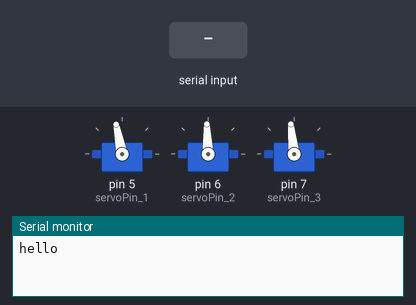
This sketch was run on a simulated Arduino Mega 2560, built with avr-gcc and run on an emulated ATmega2560. Shown: 3 × servo, the last lines printed to the serial monitor. Wiring (inferred from the names in the program): 3 × servo: signal pin 5 / signal pin 6 / signal pin 7. The inputs (shaded band) are chosen by the test bench. Servo pulses on a pin are drawn as a servo (544–2400 µs = 0–180°).

Above: at 1.2 s.
1.3 s: "3\n" received over Serial
At 2.18 s:
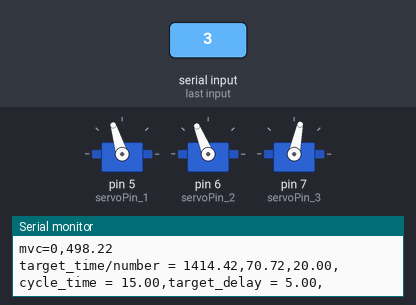
4.3 s: byte 49 ('1') received over Serial
At 5.31 s:
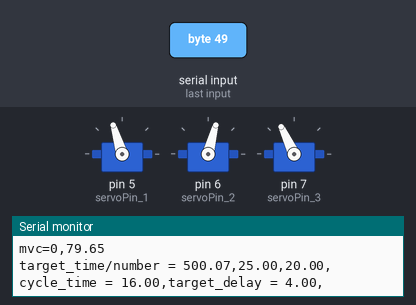
7.3 s: byte 50 ('2') received over Serial
At 10.5 s:
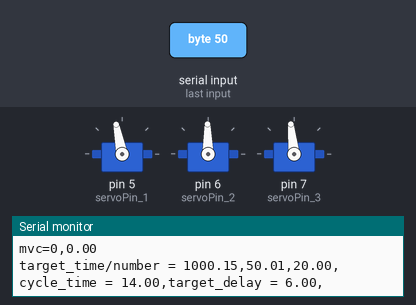
11.8 s: "2\n" received over Serial
At 13.61 s:
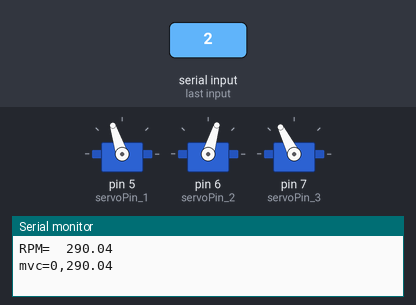
Timing chart, 0 to 15.7 s (numbered marks = the images above; inputs shaded):
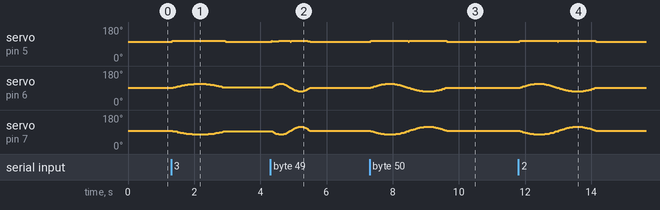

Measured:
- after the input at 1.3 s, servo on pin 5 (servoPin_1): 101° → 107° at once, → 101° 1.6 s later; servo on pin 6 (servoPin_2): rises from 92° to 112° in 0.61 s, then falls to 93° in 0.95 s
- after the input at 4.3 s, servo on pin 5 (servoPin_1): 101° → 105° at once, → 107° 0.21 s later, → 105° 0.89 s later, → 101° 0.06 s later
- after the input at 7.3 s, servo on pin 5 (servoPin_1): 101° → 107° at once, → 108° 1.1 s later, → 106° 1.1 s later, → 101° 0.09 s later
- after the input at 11.8 s, servo on pin 5 (servoPin_1): 101° → 107° at once, → 108° 1.1 s later, → 106° 1.1 s later, → 101° 0.09 s later

The sketch:

profile_maker.ino
```cpp
const float pi = 3.141592;              // 파이
const float g = 9.81;                   // 중력가속도

const int servoPin_1 = 5;               // 모터 1
const int servoPin_2 = 6;               // 모터 2
const int servoPin_3 = 7;               // 모터 3
const int servoPin_4 = 8;               // 실험용 모터

const float freq = 3000;                // 333Hz
const int minPulse = 600;               // 중립 1500
const int maxPulse = 2400;              // +- 900 마이크로세컨즈

float  p_time;                          //---------------------------
float  p_velocity;                      //
float  p_length;                        // 프로파일 계산 함수 전역변수 선언
float  p_alpha;                         //
float  p_beta;                          //---------------------------

float a;                                // accel 현재 가속도
float theta;                            // 보정각도 프로파일 세타
float theta_x , theta_y, theta_z;      // 역기구학 통과한 모터1,2,3 각도

float target_val_x;                     //가변저항 A0
float target_val_y;                     //가변저항 A1
float target_angle_x, target_angle_y;   //실험용 타겟x, 타겟y

unsigned long loop_start_time;          //루프 시작 시각 저장 변수
unsigned long cycle_start_time;         //for 루프 1 cycle 시작 시각 저장 변수
unsigned long dt;                       // 1 루프 타임

float sec=0.00;
float Back_time=500;
char  CMD;

float scale_3ms=0.02;
float scale_2ms=0.02;
float scale_1ms=0.01;


void setup() {

      Serial.begin(115200);
      Serial3.begin(115200);//agv
      //Wire.begin();
      //MPU6050_setup();

      pinMode(servoPin_1, OUTPUT);      //pin 설정. 서보모터 쪽 출력(ouput) 설정
      pinMode(servoPin_2, OUTPUT);
      pinMode(servoPin_3, OUTPUT);

      digitalWrite(servoPin_1, LOW);    //서보 모터 초기화
      digitalWrite(servoPin_2, LOW);
      digitalWrite(servoPin_3, LOW);

      Serial.println("hello");

}

void loop(){

    ///////////////////////////
    loop_start_time = millis();
    ///////////////////////////

    //MPU6050_data_read();
    //Potentiometer(-30,30);
    //Plate_angle(-angle_x, -angle_y);
    //Plate_angle(target_val_x, target_val_y);

    Plate_angle(0, 0);

    //Motor_operation(servoPin_1, 90);
    //Motor_operation(servoPin_2, 90);
    //Motor_operation(servoPin_3, 90);
    //motor_set();

  if(Serial.available()){
    CMD=Serial.read();
    if(CMD=='3'){
        Serial.println("---------------33333----------------");
        Agv_accel(17,2);
        sec=0;
        Serial3.println("co1=0");Serial3.println("co2=0");
        Serial.println("DONE");
    }
    if(CMD=='2'){
        Serial.println("---------------22222----------------");
        Agv_accel(17,1);
        Agv_decel(17,1);
    }
    if(CMD=='1'){
        Serial.println("---------------11111----------------");
        Agv_accel(17,0.25);
        Agv_decel(17,0.25);
    }
    if(CMD=='4'){
        Serial.println("--------------------BACK-----------");
        //Agv_accel(4,max_time_1ms,scale_1ms,500,50);
        delay(Back_time);
        //Agv_decel(4,max_time_1ms,scale_1ms,500,50);
    }
  }
  timecycle(); // 주기 계산 함수


}//loop//ㅡㅡㅡㅡㅡㅡㅡㅡㅡㅡㅡㅡㅡㅡㅡㅡㅡㅡㅡㅡㅡㅡㅡㅡㅡㅡㅡㅡㅡㅡㅡㅡㅡㅡㅡ


void Agv_accel( float highest_theta, float Length){

  float Vel;
  float Accel;
  float RPM;
  float cmd_rpm;                   //모터에 부여할 RPM
  String cmd_str;                  //모터에 줄 속도 명령어

  Serial3.println("co1=1");Serial3.println("co2=1");

  //////////////////////////////////////////////////////////////////////////////////
  profile_maker( highest_theta, Length); // 시간, 속도, 최대 가속도, 계수 알파 베타를 반환함
  //////////////////////////////////////////////////////////////////////////////////

  for(float sec=0; sec < p_time;  sec += 0.02){
    cycle_start_time = millis();

    Vel     = -pow(sec,3) * (p_alpha/3) + pow(sec,2)* (p_beta/2); // 속도
    Accel   = -pow(sec,2) *  p_alpha    + pow(sec,1)*  p_beta;    // 가속도
    theta   =  atan(Accel/g)*180/3.14;
    RPM     =  Vel*60/(3.14*0.058);
    cmd_rpm =  RPM;

    Serial.print("RPM=  "); Serial.println(cmd_rpm);
    cmd_str =  "mvc="+String(0)+","+String(cmd_rpm);
    Serial.println(cmd_str);
    Serial3.println(cmd_str);                                     //모터에명령통신

    Plate_angle(theta,0);

    Calculate_delay( p_time*1000,  p_time*50 );
  }
  Serial.print("\n");
}

void Agv_decel( float highest_theta, float Length){

  float Vel;
  float Accel;
  float RPM;
  float cmd_rpm;            //모터에 부여할 RPM
  String cmd_str;                  //모터에 줄 속도 명령어

  //////////////////////////////////////////////////////////////////////////////////
  profile_maker( highest_theta, Length); // 시간, 속도, 최대 가속도, 계수 알파 베타를 반환함
  //////////////////////////////////////////////////////////////////////////////////

  for(float sec= p_time ; sec > 0;  sec -= 0.02){
    cycle_start_time = millis();

    Vel     = -pow(sec,3) * (p_alpha/3) + pow(sec,2)* (p_beta/2); // 속도
    Accel   = -pow(sec,2) *  p_alpha    + pow(sec,1)*  p_beta;    // 가속도
    theta   =  atan(Accel/g)*180/3.14;
    RPM     =  Vel*60/(3.14*0.058);
    cmd_rpm =  RPM;

    Serial.print("RPM=  "); Serial.println(cmd_rpm);
    cmd_str =  "mvc="+String(0)+","+String(cmd_rpm);
    Serial.println(cmd_str);
    Serial3.println(cmd_str);                                     //모터에명령통신

    Plate_angle(-theta,0);

    Calculate_delay( p_time*1000,  p_time*50 );

  }
  Serial.print("\n");
}


void profile_maker(float highest_theta, float Length){
  //플레이트 각과 이동거리를 입력하면 최대 가속도, 최대 속도, 걸리는 시간이 나온다

  float profile_Time;       //a(t)= 0 이 되는 시각 t
  float t;                  //임시 지역 변수
  float V_length;           //적분된 velocity     = L(t) - L(0) = V(t) - V(0)
  float A_velocity;         //적분된 acceleration = v(t) - v(0) = A(t) - A(0)
  float highest_accel;      //최대 가속도
  float alpha, beta;        //계수 알파 베타
  float g = 9.81;           //중력 가속도
  float pi = 3.1415;

  highest_accel = g*tan((highest_theta*pi)/180);

  // (3m/s,   2초) alpha = 0.75 , beta =  2.25
  // (2m/s,   1초) alpha = 4   ,  beta =     6
  // (1m/s, 0.5초) alpha = 16  ,  beta =    12

  //  V         = -pow(t,4)* (alpha/12)    + pow(t,3)* (beta/6);    // 거리
  //  A         = -pow(t,3)* (alpha/3)     + pow(t,2)* (beta/2);    // 속도
  //  a         = -pow(t,2)*  alpha        + pow(t,1)*  beta;       // 가속도

  profile_Time  =  sqrt((3*Length)/(highest_accel));
  t             =  profile_Time;
  alpha         =  (4*highest_accel/pow(t,2));
  beta          =  alpha*t;
  V_length      = -pow(t,4)* (alpha/12)  + pow(t,3)* (beta/6);      // 거리
  A_velocity    = -pow(t,3)* (alpha/ 3)  + pow(t,2)* (beta/2);      // 속도

  p_time        =  profile_Time;
  p_velocity    =  A_velocity;
  p_length      =  V_length;
  p_alpha       =  alpha;
  p_beta        =  beta;
/*
  Serial.print("p_time = ");
  Serial.print(p_time);
  Serial.print(",");
  Serial.print("p_length =");
  Serial.print(p_length);
  Serial.print("p_velocitiy = ");
  Serial.print(p_velocity);
  Serial.print(",");
  Serial.print("p_alpha = ");
  Serial.print(p_alpha);
  Serial.print(",");
  Serial.print("p_beta = ");
  Serial.print(p_beta);
  Serial.println();
  */
}


void Plate_angle(float Roll, float Pitch){

  Calculate_Roll_Pitch(Roll, Pitch);

  Motor_operation(servoPin_1, theta_x);
  Motor_operation(servoPin_2, theta_y);
  Motor_operation(servoPin_3, theta_z);

}//Plate_angle//

void timecycle(){//ㅡㅡㅡㅡㅡㅡㅡㅡ
  float t;
  t = millis() - loop_start_time;
  dt = t;

  //Serial.print("loop time : ");
  //Serial.print(dt);
  //Serial.println();

}//timecycle

void Calculate_delay( float target_time, float number ){//ㅡㅡㅡㅡㅡㅡㅡㅡㅡㅡㅡㅡㅡㅡㅡㅡㅡ
                                                            //target_time (ms)
                                                            //number (횟수)
  float cycle_end_time = millis();                            //사이클 끝나는 시각
  float cycle_time;                                           //측정된 1 사이클 시간
  float target_delay;                                         //원하는 딜레이 시간

  cycle_time = cycle_end_time - cycle_start_time;
  target_delay = (target_time/number)- cycle_time;

  delay(target_delay);
  Serial.print("target_time/number = ");
  Serial.print(target_time);
  Serial.print(",");
  Serial.print(number);
  Serial.print(",");
  Serial.print(target_time/number);
  Serial.print(",");
  Serial.print("cycle_time = ");
  Serial.print(cycle_time);
  Serial.print(",");
  Serial.print("target_delay = ");
  Serial.print(target_delay);
  Serial.print(",");
  Serial.println();

}//Calculate_delay//ㅡㅡㅡㅡㅡㅡㅡㅡㅡㅡㅡㅡㅡㅡㅡㅡㅡㅡㅡㅡㅡㅡㅡㅡㅡㅡㅡㅡㅡㅡㅡㅡㅡㅡㅡㅡ

void Potentiometer(int number_start , int number_end){//가변저항 함수ㅡㅡㅡㅡㅡ

  number_end = number_end*100;
  number_start = number_start*100;

  float val_1 = analogRead(A0);
  val_1 = map(val_1, 0, 1023 , number_start, number_end);
  float val_2 = analogRead(A1);
  val_2 = map(val_2, 0, 1023 , number_start, number_end);

  target_val_x = val_1/100;
  target_val_y = val_2/100;

}//ㅡㅡㅡㅡㅡㅡㅡㅡㅡㅡㅡㅡㅡㅡㅡㅡㅡㅡㅡㅡㅡㅡㅡㅡㅡㅡㅡㅡㅡㅡㅡㅡㅡㅡㅡㅡㅡㅡㅡㅡㅡㅡㅡㅡㅡ

void Motor_operation(int pin, int degree) {//ㅡㅡㅡㅡㅡㅡㅡㅡㅡㅡㅡㅡ

  float hTime = 0;
  float lTime = 0;

  if (degree < 0) degree = 0;
  if (degree > 180) degree = 180;

  hTime = (minPulse + ((maxPulse - minPulse) / 180.0 * degree));
  lTime = freq - hTime;


  digitalWrite(pin, HIGH);
  delayMicroseconds(hTime);
  digitalWrite(pin, LOW);
  delayMicroseconds(lTime);

}//Motor_operation//ㅡㅡㅡㅡㅡㅡㅡㅡㅡㅡㅡㅡㅡㅡㅡㅡㅡㅡㅡㅡㅡㅡㅡㅡㅡㅡㅡㅡ


void Calculate_Roll_Pitch(float Target_roll, float Target_pitch) {//ㅡㅡㅡㅡㅡㅡ
  // Target_roll = 원하는 롤 값,  Target_pitch = 원하는 피치값
  // link_A = 링크 1의 길이 , link_B = 링크2의 길이

  float link_A1 = 40;
  float link_A2 = 40;
  float link_A3 = 40;
  float link_B1 = 61;
  float link_B2 = 61;
  float link_B3 = 61;
  float height_data = 67;

  float Length_high, Length_low;

  Length_high = 110; // 윗면의 삼각형 한 변의 길이
  Length_low  = 35; // 아랫면의 삼각형 한 변의 길이

  Length_high = Length_high*sqrt(3)/2;
  Length_low  = Length_low*sqrt(3)/2;
  //이제부터 배열을 사용한다.
  float P[] = {0, 0, height_data}; //T(3 by 1  행렬임)

  float b1[] = { Length_high / sqrt(3),      0 ,              0}; //T
  float b2[] = { -Length_high / (2 * sqrt(3)),  Length_high / 2 ,  0}; //T
  float b3[] = { -Length_high / (2 * sqrt(3)), -Length_high / 2 ,  0}; //T
  float a1[] = { Length_low / sqrt(3),       0 ,              0}; //T
  float a2[] = { -Length_low / (2 * sqrt(3)),   Length_low / 2 ,   0}; //T
  float a3[] = { -Length_low / (2 * sqrt(3)),  -Length_low / 2 ,   0}; //T

  float x = Target_roll * (pi / 180); // 각도를 라디안으로 변환함
  float y = Target_pitch * (pi / 180);

  float R[3][3] = {  {cos(y), sin(x)*sin(y), cos(x)*sin(y)}, {0, cos(x), -sin(x)},
  { -sin(y), sin(x)*cos(y), cos(x)*cos(y)}  };

  int i, j, k; // for 문 변수 선언

  float q1[3] = {0, 0, 0} ; //T
  float q2[3] = {0, 0, 0} ; //T
  float q3[3] = {0, 0, 0} ; //T

  for (i = 0; i < 3; i++) {
    for (k = 0; k < 3; k++) {
      q1[i] += R[i][k] * b1[k]; // q1 = R*b1
      q2[i] += R[i][k] * b2[k]; // q2 = R*b2
      q3[i] += R[i][k] * b3[k]; // q3 = R*b3
    }
  }
  q1[2] += height_data;
  q2[2] += height_data;
  q3[2] += height_data;
  ////////////////////////////first//////////////////////////////////
  float x1 = q1[0] - a1[0];
  float x2 = q1[1] - a1[1];
  float x3 = q1[2] - a1[2];
  float x_data_1, y_data_1;
  y_data_1 = x3;
  x_data_1 = sqrt(pow(x1, 2) + pow(x2, 2));
  int dot_data_1 = x1 * a1[0] + x2 * a1[1] + x3 * a1[2]; // 내적
  if (dot_data_1 < 0) x_data_1 = - x_data_1;
  ////////////////////////////second///////////////////////////////////
  float y1 = q2[0] - a2[0];
  float y2 = q2[1] - a2[1];
  float y3 = q2[2] - a2[2];
  float x_data_2, y_data_2;
  y_data_2 = y3;
  x_data_2 = sqrt(pow(y1, 2) + pow(y2, 2));
  int dot_data_2 = y1 * a2[0] + y2 * a2[1] + y3 * a2[2]; // 내적
  if (dot_data_2 < 0) x_data_2 = - x_data_2;
  ////////////////////////////third///////////////////////////////////
  float z1 = q3[0] - a3[0];
  float z2 = q3[1] - a3[1];
  float z3 = q3[2] - a3[2];
  float x_data_3, y_data_3;
  y_data_3 = z3;
  x_data_3 = sqrt(pow(z1, 2) + pow(z2, 2));
  int dot_data_3 = z1 * a3[0] + z2 * a3[1] + z3 * a3[2]; // 내적
  if (dot_data_3 < 0) x_data_3 = - x_data_3;

  // float theta_x ,theta_y, theta_z; // 지역변수 아닌 전역변수로 선언하기 위해 위로 갑니다
    theta_x = length_to_motor_degree(x_data_1, y_data_1, link_A1, link_B1);
    theta_y = length_to_motor_degree(x_data_2, y_data_2, link_A2, link_B3);
    theta_z = length_to_motor_degree(x_data_3, y_data_3, link_A3, link_B3);

    int initial_angle_error_x = 0;
    int initial_angle_error_y = -10;
    int initial_angle_error_z = -5;

    theta_x += initial_angle_error_x;//초기 모터 위치 값 에러 보정
    theta_y += initial_angle_error_y;
    theta_z += initial_angle_error_z;

    theta_x += 90; //모터가 세워져있기 때문에
    theta_y += 90;
    theta_z += 90;

    theta_x = constrain(theta_x, 30, 160); //위치 제한
    theta_y = constrain(theta_y, 30, 160);
    theta_z = constrain(theta_z, 30, 160);

}/////////함수 끝//ㅡㅡㅡㅡㅡㅡㅡㅡㅡㅡㅡㅡㅡㅡㅡㅡㅡㅡㅡㅡㅡㅡㅡㅡㅡㅡㅡㅡㅡㅡㅡㅡㅡㅡ


float length_to_motor_degree(float x_data, float y_data, float link_A,
float link_B) {

  float thb, thbb, tha, thaa;
  float x = x_data;
  float y = y_data;
  float A = link_A;
  float B = link_B;
  float M = ((x * x) + (y * y) - (A * A) - (B * B)) / (2 * A * B); //중간 계산값

  tha = atan2(sqrt(abs(1 - pow(M, 2))), M);
  thb = atan2(y, x) - atan2(B * sin(tha), (A + (B * cos(tha))));
  thaa = atan2(-sqrt(abs(1 - pow(M, 2))), M);
  thbb = atan2(y, x) - atan2(B * sin(thaa), (A + (B * cos(thaa))));

  float theta1 = thb * 180 / pi;
  float theta2 = thbb * 180 / pi;

  // 어떤 각도를 선택할 건지 알고리즘 추가해야함.

  return theta1;

}////////////////////////////////////////////////////////////////////
```
